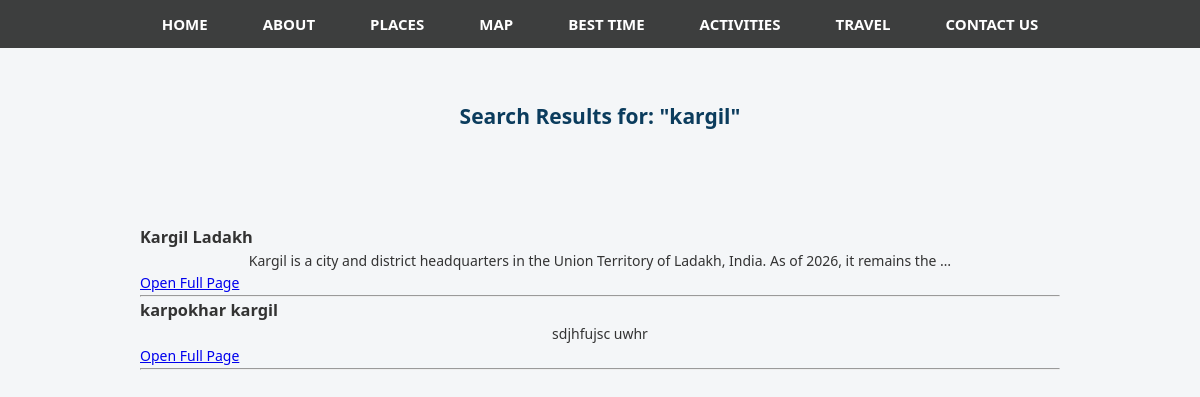
Screenshot of /search/?q=kargil with the database file from the repository.
### tourism/models.py (models this page shows, shortened)
class Place(models.Model):
    name = models.CharField(max_length=200)
    slug = models.SlugField(unique=True)   # like leh, kargil, pangong-lake
    description = models.TextField()
    culture = models.TextField(blank=True)
    ethnicity = models.TextField(blank=True)
    best_time = models.CharField(max_length=200, blank=True)
    how_to_reach = models.TextField(blank=True)
    image = models.ImageField(upload_to='places/', blank=True, null=True)

### tourism/views.py (the view)
# urls.py: path('search/', views.search_place, name='search_place'),
def search_place(request):
    query = request.GET.get("q", "")
    results = Place.objects.filter(name__icontains=query) if query else []
    return render(request, "search.html", {"query": query, "results": results})

### tourism/templates/search.html (shortened to what this page needs)
{% load static %}
<!DOCTYPE html>
<html lang="en">
    <head>
<link rel="stylesheet" href="{% static 'index.css' %}">
<link rel="stylesheet" href="{% static 'style.css' %}">
    </head>
<body>
    {% include 'head.html' %}
<h2 class="g">Search Results for: "{{ query }}"</h2>
<section class="search-s">
{% if results %}
    {% for place in results %}
        <div>
            <h3>{{ place.name }}</h3>
            <p>{{ place.description|truncatewords:20 }}</p>
            <a href="{% url 'place_detail' place.slug %}">
                Open Full Page
            </a>
        </div>
        <hr>
    {% endfor %}
{% else %}
    <p>No results found.</p>
{% endif %}
</section>
</body>
</html>

### tourism/static/index.css (style rules this page uses)
body { margin: 0; font-size: 14px; font-weight: normal; overflow-x: hidden; font-family: Arial, sans-serif; line-height: 1.6; }
section { padding: 50px; }
h2 { text-align: center; color: #0b3c5d; }
* { margin: 0; padding: 0; box-sizing: border-box; font-family: Arial, sans-serif; }
.g { margin-top: 100px; text-align: center; }
.search-s { margin: 20px; }

### tourism/static/style.css (style rules this page uses)
* { margin: 0; padding: 0; box-sizing: border-box; font-family: "Segoe UI", Tahoma, sans-serif; }
body { background-color: #f4f6f8; color: #333; line-height: 1.6; }
section { padding: 70px 10%; }
section p { text-align: center; max-width: 800px; margin: auto; }

### rows the page displays
Place: slug "kargil", name "Kargil Ladakh", description "Kargil is a city and district headquarters in the Union Territory of Ladakh, India. As of 2026, it remains the …"
Place: name "karpokhar kargil", description "sdjhfujsc uwhr"
